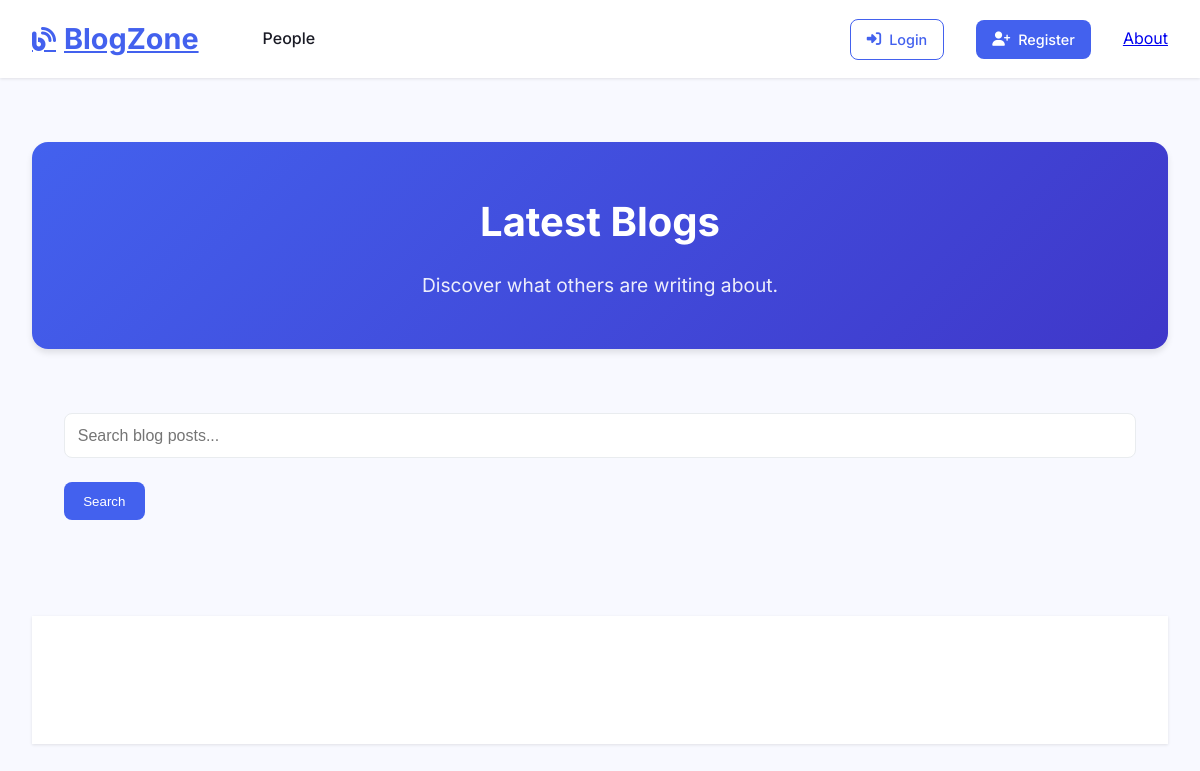
Before: / with the older database file.
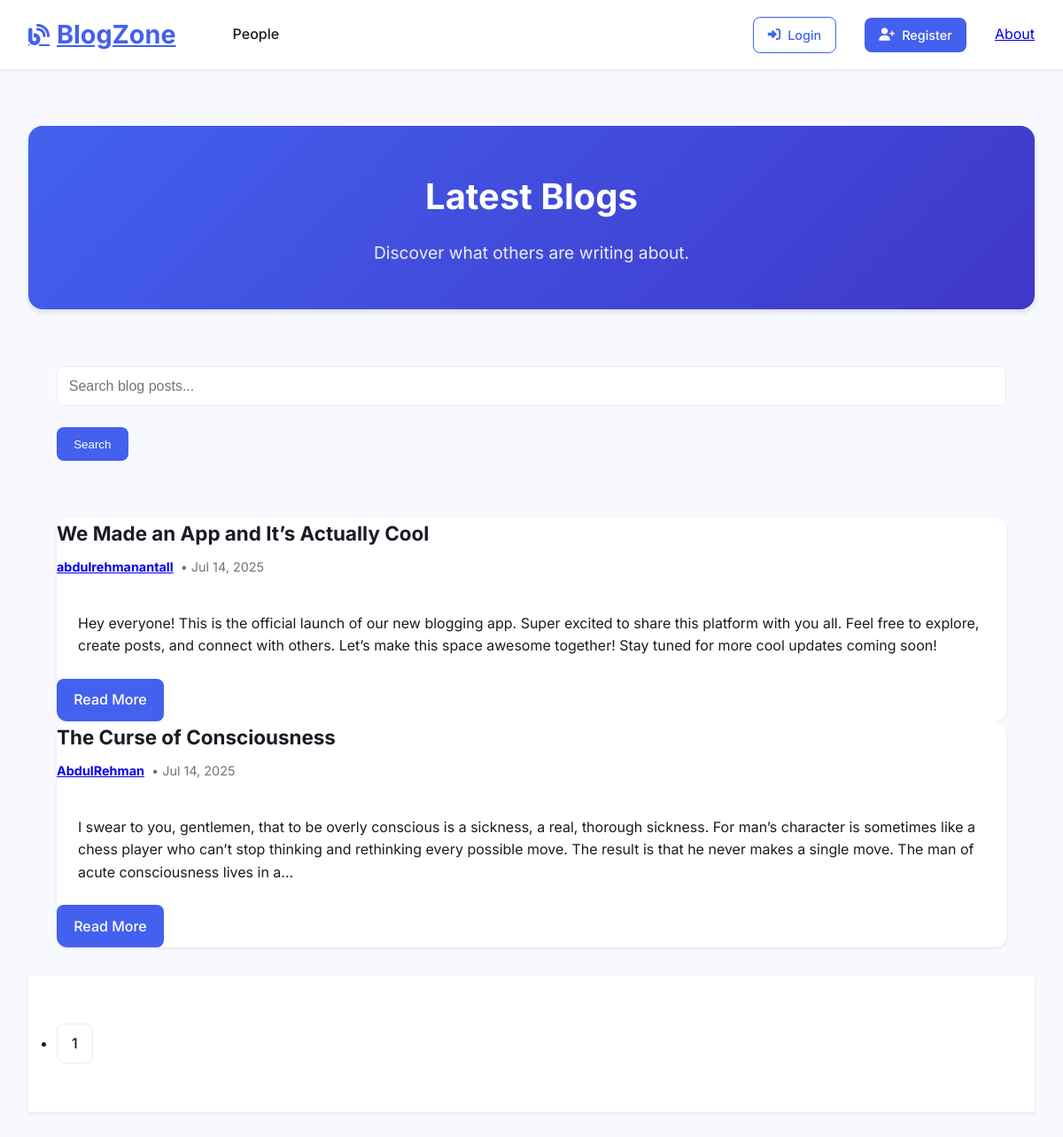
After: the same page with the newer database file.
### companyblog/models.py (models this page shows, shortened)
class BlogPost(db.Model):
    users=db.relationship(User)
    id=db.Column(db.Integer,primary_key=True)
    user_id=db.Column(db.Integer,db.ForeignKey('users.id'),nullable=False)
    date=db.Column(db.DateTime,nullable=False,default=datetime.utcnow)
    title=db.Column(db.String(),nullable=False)
    text=db.Column(db.Text,nullable=False)

class User(db.Model,UserMixin):
    __tablename__='users'
    id=db.Column(db.Integer,primary_key=True)
    profile_image=db.Column(db.String(64),nullable=False,default='default_profile.png')
    email=db.Column(db.String(64),unique=True,index=True)
    username=db.Column(db.String(64),unique=True,index=True)
    password_hash=db.Column(db.String(128))
    posts=db.relationship('BlogPost',backref='author',lazy=True)

### companyblog/core/views.py (the view)
@core.route('/')
def index():
    page = request.args.get('page', 1, type=int)
    search_query = request.args.get('search', '')
    if search_query:
        blog_posts = BlogPost.query.filter(
            or_(
                BlogPost.title.ilike(f'%{search_query}%'),
                BlogPost.text.ilike(f'%{search_query}%')
            )
        ).order_by(BlogPost.date.desc()).paginate(page=page, per_page=5)
    else:
        blog_posts = BlogPost.query.order_by(BlogPost.date.desc()).paginate(page=page, per_page=5)
    return render_template('index.html', blog_posts=blog_posts)

### companyblog/templates/index.html
{% extends "base.html" %}
{% block content %}
<div class="jumbotron">
    <h1>Latest Blogs</h1>
    <p>Discover what others are writing about.</p>
</div>
<div class="container mb-4">
    <form method="GET" action="{{ url_for('core.index') }}" class="d-flex">
        <input type="text" name="search" class="form-control me-2" placeholder="Search blog posts..."
            value="{{ request.args.get('search', '') }}">
        <button type="submit" class="btn btn-primary">Search</button>
    </form>
</div>
<div class="container">
    {% for post in blog_posts.items %}
    <div class="post-card">
        <h2>
            <a href="{{ url_for('blog_posts.blog_post', blog_post_id=post.id) }}">
                {{ post.title }}
            </a>
        </h2>
        <div class="post-meta">
            <a href="{{ url_for('users.user_posts', username=post.author.username) }}">
                <strong>{{ post.author.username }}</strong>
            </a> • {{ post.date.strftime('%b %d, %Y') }}
        </div>
        <p class="post-content">
            {{ post.text[:300] }}{% if post.text|length > 300 %}...{% endif %}
        </p>
        <div class="post-actions">
            <a class="btn btn-primary" href="{{ url_for('blog_posts.blog_post', blog_post_id=post.id) }}">
                Read More
            </a>
        </div>
    </div>
    {% endfor %}
</div>
<nav aria-label="Pagination">
    <ul class="pagination">
        {% for page_num in blog_posts.iter_pages(left_edge=1, right_edge=1, left_current=1, right_current=1) %}
        {% if page_num %}
        {% if blog_posts.page == page_num %}
        <li class="page-item active"><a class="page-link" href="#">{{ page_num }}</a></li>
        {% else %}
        <li class="page-item"><a class="page-link"
                href="{{ url_for('core.index', page=page_num, search=request.args.get('search')) }}">{{ page_num }}</a>
        </li>
        {% endif %}
        {% endif %}
        {% endfor %}
    </ul>
</nav>
{% endblock %}

### companyblog/templates/base.html (shortened to what this page needs)
<!DOCTYPE html>
<html lang="en">
<head>
    <link href="https://cdnjs.cloudflare.com/ajax/libs/font-awesome/6.5.2/css/all.min.css" rel="stylesheet">
</head>
<body>
    <nav>
        <div class="nav-left">
            <div class="logo">
                <a href="{{ url_for('core.index') }}" class="logo">
                    <i class="fas fa-blog"></i>
                    <span>BlogZone</span>
                </a>
            </div>
            <div class="dropdown">
                <a href="{{ url_for('core.find_people') }}" class="dropdown-toggle">People</a>
            </div>
        </div>
        <div class="nav-right">
            {% if current_user.is_authenticated %}
            <a href="{{ url_for('users.logout') }}" class="btn btn-outline btn-sm">
                <i class="fas fa-sign-out-alt"></i>
                Logout
            </a>
            {% else %}
            <a href="{{ url_for('users.login') }}" class="btn btn-outline btn-sm">
                <i class="fas fa-sign-in-alt"></i>
                Login
            </a>
            <a href="{{ url_for('users.register') }}" class="btn btn-primary btn-sm">
                <i class="fas fa-user-plus"></i>
                Register
            </a>
            <a href="{{ url_for('core.info') }}">About</a>
            {% endif %}
        </div>
    </nav>
    <div class="container">
        {% block content %}{% endblock %}
    </div>
</body>
</html>

### companyblog/templates/base.html (style rules this page uses)
:root { --primary: #4361ee; --primary-light: #e0e7ff; --secondary: #3f37c9; --accent: #f72585; --dark: #1a1b25; --light: #f8f9ff; --gray: #6c757d; --light-gray: #e9ecef; --success: #4cc9f0; --warning: #f8961e; --danger: #ef233c; --radius-sm: 8px; --radius-md: 12px; --radius-lg: 16px; --shadow-sm: 0 1px 3px rgba(0, 0, 0, 0.1); --shadow-md: 0 4px 6px rgba(0, 0, 0, 0.1); --shadow-lg: 0 10px 15px rgba(0, 0, 0, 0.1); --transition: all 0.3s cubic-bezier(0.25, 0.8, 0.25, 1); }
* { margin: 0; padding: 0; box-sizing: border-box; }
body { font-family: 'Inter', sans-serif; background-color: var(--light); color: var(--dark); line-height: 1.6; }
nav { background-color: white; padding: 1rem 2rem; display: flex; justify-content: space-between; align-items: center; box-shadow: var(--shadow-sm); position: sticky; top: 0; z-index: 100; }
.nav-left, .nav-right { display: flex; align-items: center; gap: 2rem; }
.logo { color: var(--primary); font-size: 1.8rem; font-weight: 700; display: flex; align-items: center; gap: 0.5rem; }
.logo i { font-size: 1.5rem; }
.container { max-width: 1200px; margin: 0 auto; padding: 2rem; }
.jumbotron { background: linear-gradient(135deg, var(--primary), var(--secondary)); color: white; padding: 3rem 2rem; text-align: center; border-radius: var(--radius-lg); margin: 2rem 0; box-shadow: var(--shadow-md); }
.jumbotron h1 { font-size: 2.5rem; margin-bottom: 1rem; }
.jumbotron p { font-size: 1.2rem; max-width: 700px; margin: 0 auto; opacity: 0.9; }
.post-card { background: white; border-radius: var(--radius-md); overflow: hidden; box-shadow: var(--shadow-sm); transition: var(--transition); display: flex; flex-direction: column; height: 100%; }
.post-content { padding: 1.5rem; flex-grow: 1; display: flex; flex-direction: column; }
.post-card h2 { margin-bottom: 0.5rem; font-size: 1.4rem; }
.post-card h2 a { color: var(--dark); text-decoration: none; transition: var(--transition); }
.post-meta { color: var(--gray); font-size: 0.9rem; margin-bottom: 1rem; display: flex; align-items: center; gap: 0.5rem; }
.post-actions { display: flex; justify-content: space-between; align-items: center; margin-top: auto; }
.btn { display: inline-flex; align-items: center; justify-content: center; padding: 0.7rem 1.2rem; border-radius: var(--radius-sm); text-decoration: none; font-weight: 500; transition: var(--transition); gap: 0.5rem; border: none; cursor: pointer; }
.btn-primary { background-color: var(--primary); color: white; }
.btn-outline { background-color: transparent; color: var(--primary); border: 1px solid var(--primary); }
.btn-sm { padding: 0.5rem 1rem; font-size: 0.9rem; }
form input, form textarea, form select { width: 100%; padding: 0.8rem; border: 1px solid var(--light-gray); border-radius: var(--radius-sm); margin-bottom: 1.5rem; font-size: 1rem; transition: var(--transition); }
.pagination { display: flex; justify-content: center; margin: 3rem 0; gap: 0.5rem; }
.page-link { padding: 0.7rem 1rem; border-radius: var(--radius-sm); text-decoration: none; color: var(--dark); border: 1px solid var(--light-gray); transition: var(--transition); font-weight: 500; }
.dropdown { position: relative; display: inline-block; }
.dropdown-toggle { cursor: pointer; color: var(--dark); font-weight: 500; text-decoration: none; padding: 0.5rem 0; position: relative; }

Changed rows visible on the page:
added BlogPost: title "We Made an App and It’s Actually Cool", author.username "abdulrehmanantall", date "Jul 14, 2025", text "Hey everyone! This is the official launch of our new blogging app. Super excited to share this platform with you all. Feel free to explore, create posts, and connect with others. Let’s make this space awesome together! Stay tuned for more cool updates coming soon!"
added BlogPost: title "The Curse of Consciousness", author.username "AbdulRehman", date "Jul 14, 2025", text "I swear to you, gentlemen, that to be overly conscious is a sickness, a real, thorough sickness. For man’s character is sometimes like a chess player who can’t stop thinking and rethinking every possible move. The result is that he never makes a single move. The man of acute consciousness lives in a"
Other visible differences:
new list line: "1"
